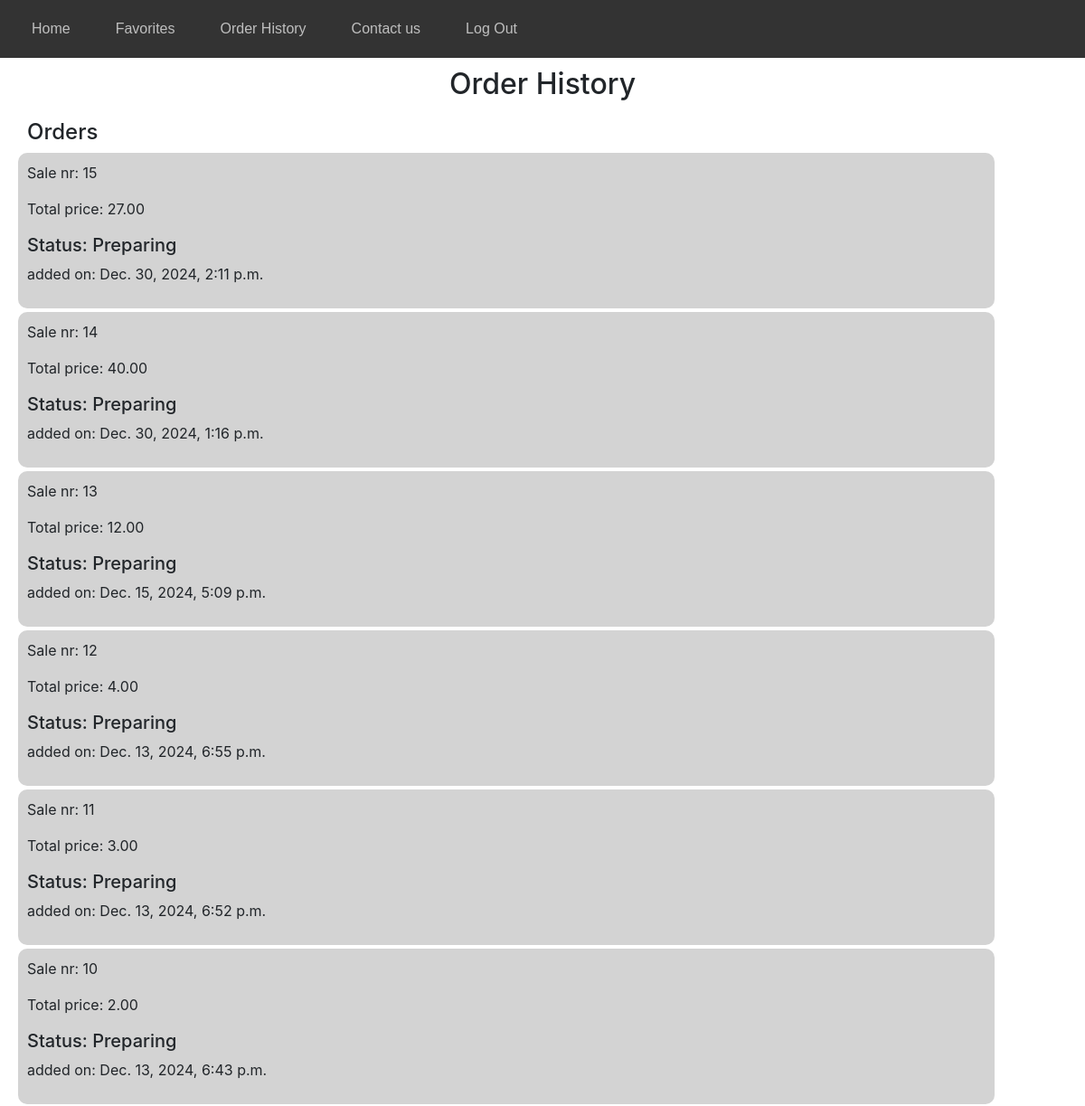
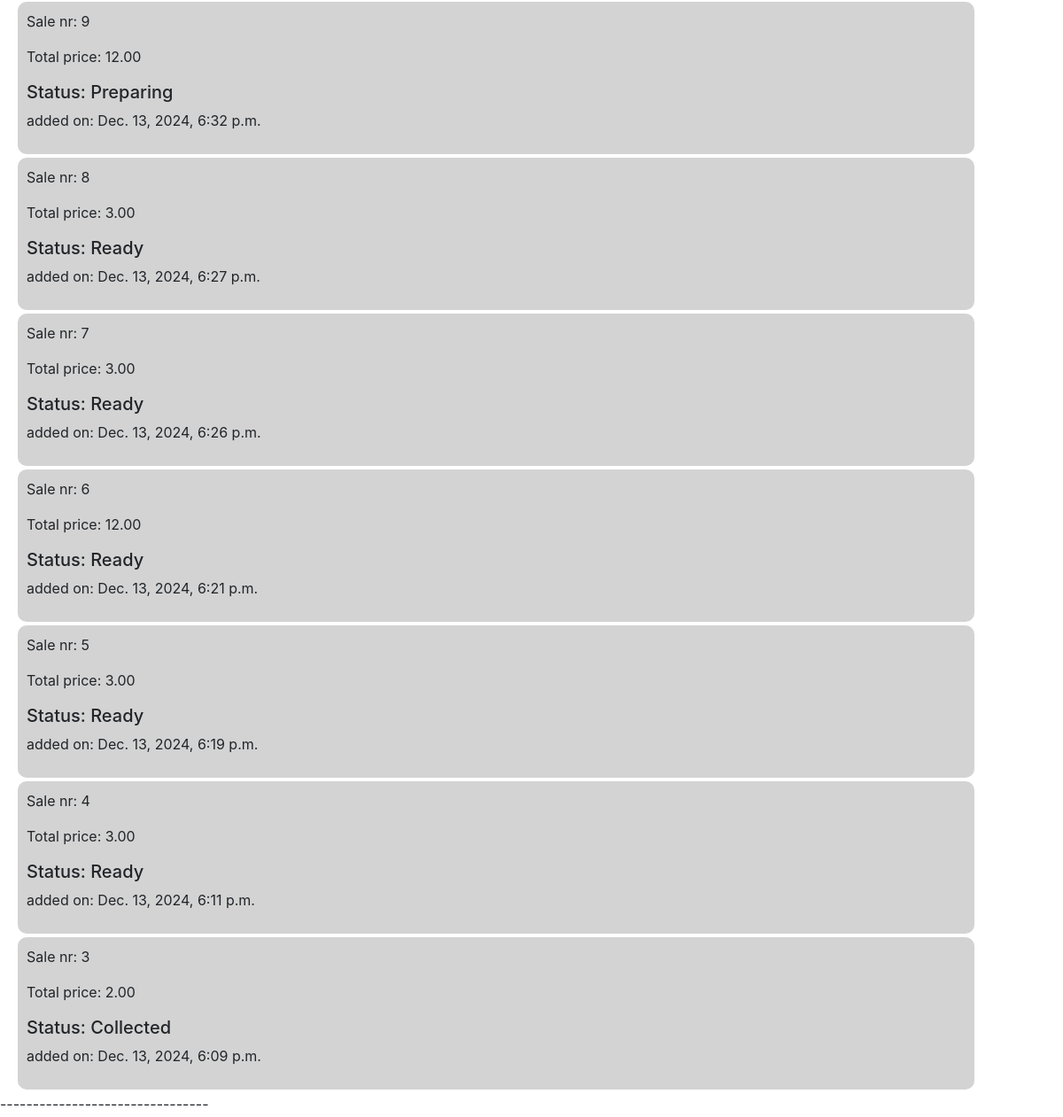
The page /history (signed in, upper part) on the database as committed earlier (2 pictures, top to bottom).
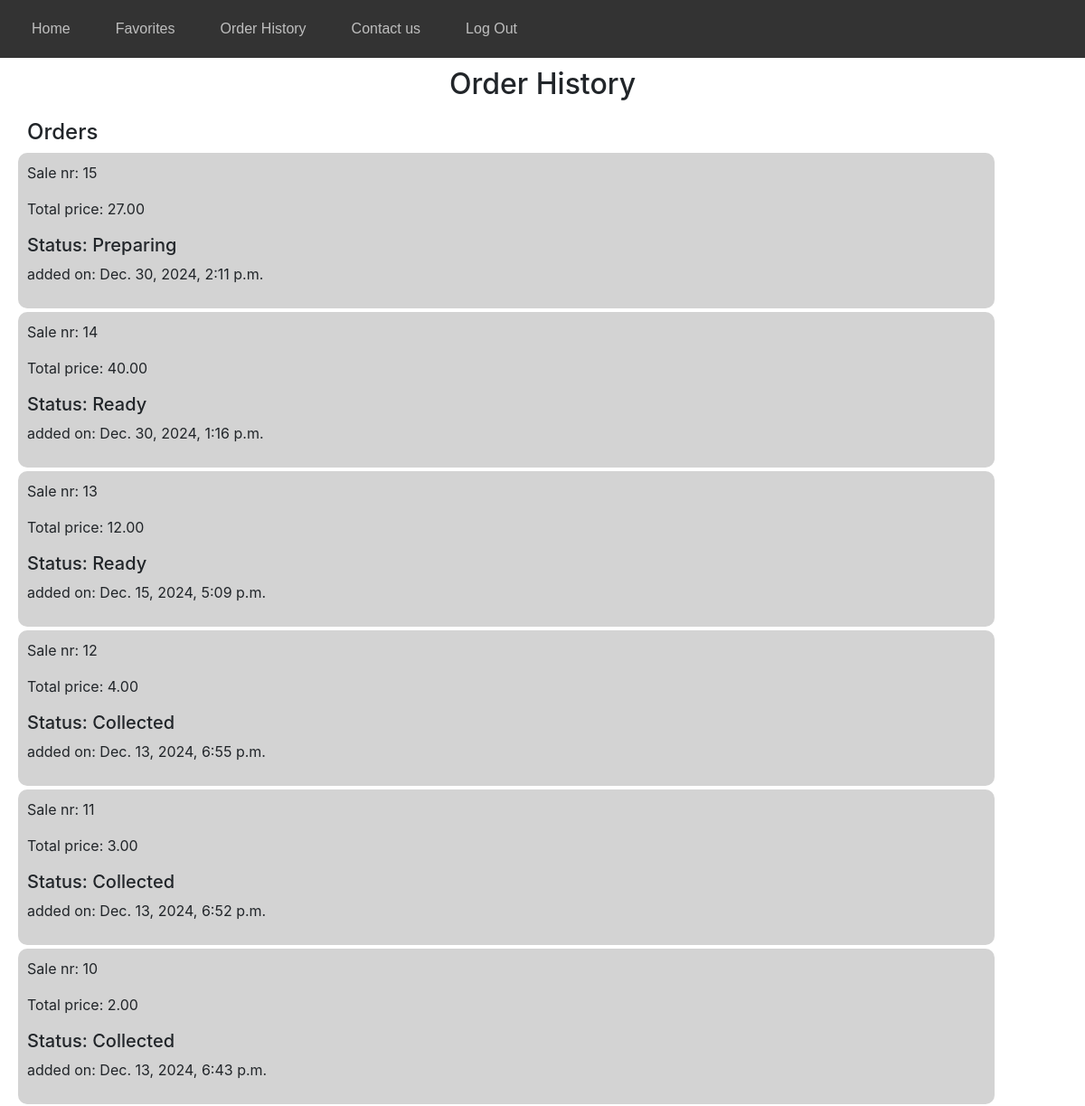
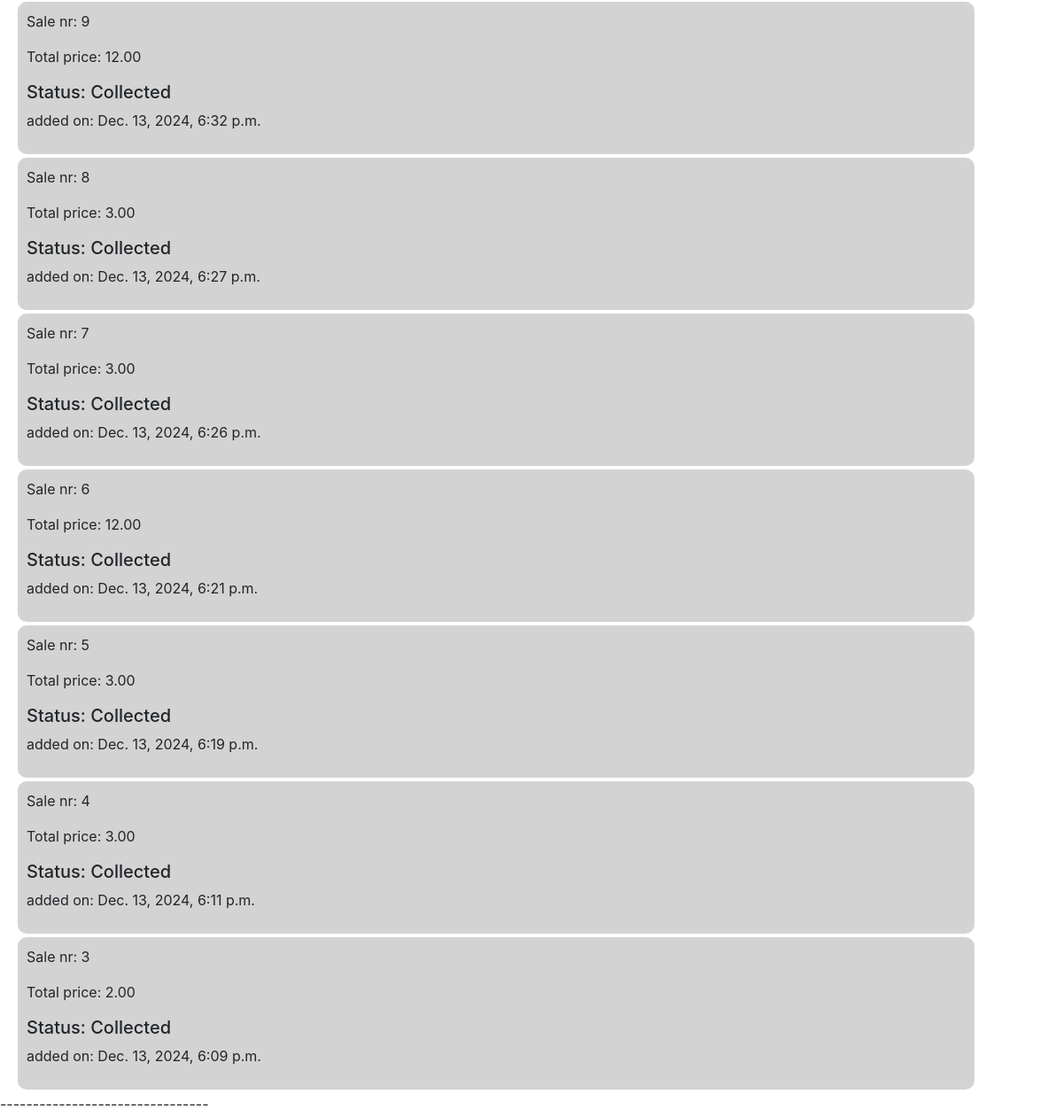
The same page on the database as committed later (2 pictures, top to bottom).
### rest_mng/models.py (models this page shows)
class Sales(models.Model):
    user = models.ForeignKey(User, on_delete=models.CASCADE, related_name="sales")
    date = models.DateTimeField(auto_now_add=True, null=True, blank=True)
    total_price = models.DecimalField(max_digits=10, decimal_places=2)
    STATUS_CHOICES = [
        ('Preparing', 'Preparing'),
        ('Ready', 'Ready'),
        ('Collected', 'Collected'),
    ]
    status = models.CharField(max_length=9, choices=STATUS_CHOICES, default='Preparing')

### rest_mng/views.py (the view)
# urls.py: path("history", views.history, name="history"),
def history(request):
    sales = Sales.objects.order_by('-date')
    items = SalesItems.objects.all()
    return render(request, 'rest_mng/sales_history.html',{
        'sales':sales,
        'items': items
    })

### rest_mng/templates/rest_mng/sales_history.html (shortened to what this page needs)
{% extends "rest_mng/layout.html" %}
{% load static %}
{% block body %}
<h2>Order History</h2>
<h4>Orders</h4>
    {% for sale in sales %}
    <div class="product">
        <p>Sale nr: {{ sale.id }}</p>
        <p>Total price: {{sale.total_price}}</p>
        <h5>Status: {{ sale.status }}</h5>
        <p >added on: {{ sale.date }}</p>
    </div>
    {% empty %}
            <p>No Orders</p>
    {% endfor %}
    <p>--------------------------------</p>
{% endblock %}

Rows that differ between the two databases and show on the page:
changed Sales "Dec. 30, 2024, 1:16 p.m.": status "Preparing" → "Ready"
changed Sales "Dec. 15, 2024, 5:09 p.m.": status "Preparing" → "Ready"
changed Sales "Dec. 13, 2024, 6:55 p.m.": status "Preparing" → "Collected"
changed Sales "Dec. 13, 2024, 6:52 p.m.": status "Preparing" → "Collected"
changed Sales "Dec. 13, 2024, 6:43 p.m.": status "Preparing" → "Collected"
changed Sales "Dec. 13, 2024, 6:32 p.m.": status "Preparing" → "Collected"
changed Sales "Dec. 13, 2024, 6:27 p.m.": status "Ready" → "Collected"
changed Sales "Dec. 13, 2024, 6:26 p.m.": status "Ready" → "Collected"
changed Sales "Dec. 13, 2024, 6:21 p.m.": status "Ready" → "Collected"
changed Sales "Dec. 13, 2024, 6:19 p.m.": status "Ready" → "Collected"
changed Sales "Dec. 13, 2024, 6:11 p.m.": status "Ready" → "Collected"
